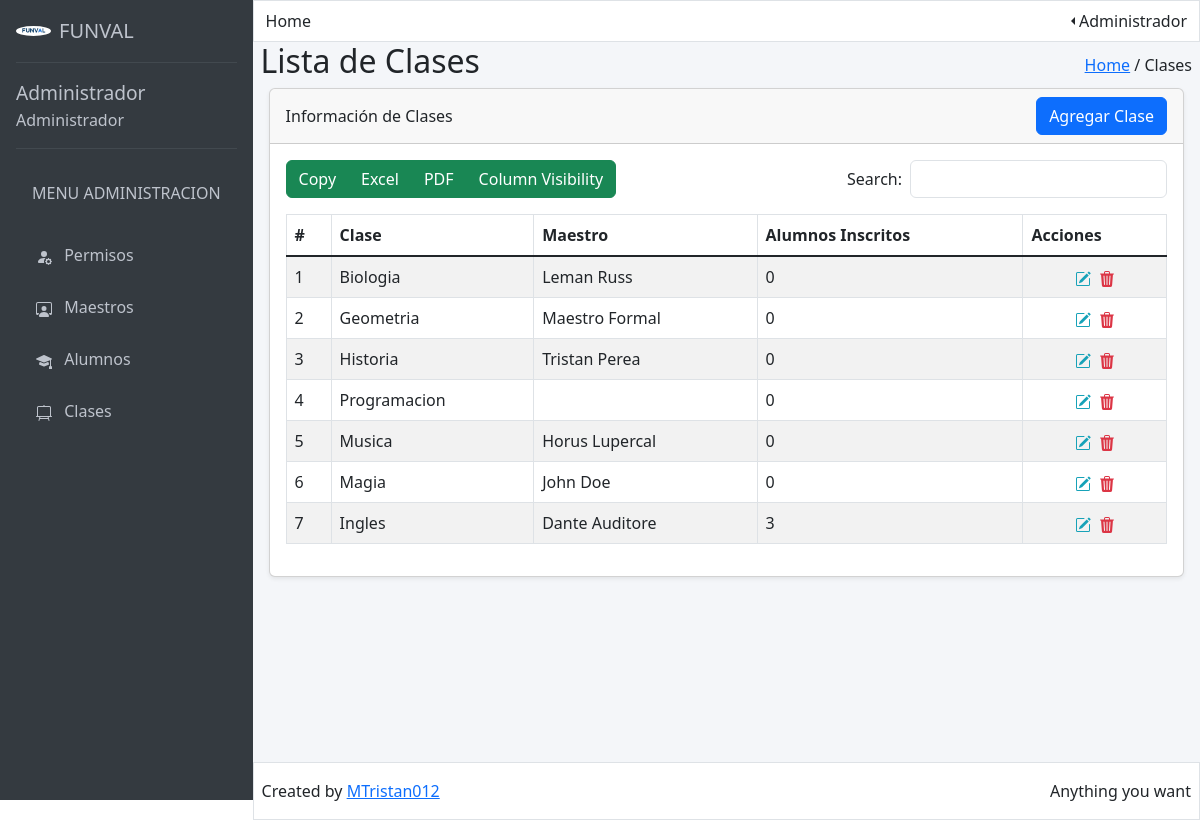
The app's page /views/adminClases.view.php (signed in) with its own data.
### tables this page shows
CREATE TABLE `universitycursos` (
  `id` int(200) NOT NULL,
  `clase` varchar(200) NOT NULL,
  `maestro` varchar(200) DEFAULT NULL,
  `alumnos` int(200) DEFAULT NULL
);

### sources/srcAdminCursos.php (the view, shortened to what this page needs)
<?php
$servername = "127.0.0.1";
$username = "root";
$password = "";
$dbname = "proyecto";
$conn = mysqli_connect($servername, $username, $password, $dbname);
$conn->set_charset("utf8");
$sql = "SELECT * FROM `proyecto`.`universitycursos`;";
$result = mysqli_query($conn, $sql);
?>
<div class="d-flex justify-content-between">
    <div class="btn-group" role="group" aria-label="Basic example">
        <button type="button" class="btn btn-success">Copy</button>
        <button type="button" class="btn btn-success">Excel</button>
        <button type="button" class="btn btn-success">PDF</button>
        <button type="button" class="btn btn-success">Column Visibility</button>
    </div>
    <div>
        <div class="form d-flex">
            <p class="my-auto me-2">Search: </p>
            <input class="form-control" id="floatingTextarea2" style="box-shadow: none;"></input>
        </div>
    </div>
</div>
<div class="mt-3">
    <table class="table table-striped table-bordered">
        <thead>
            <tr>
                <th scope="col">#</th>
                <th scope="col">Clase</th>
                <th scope="col">Maestro</th>
                <th scope="col">Alumnos Inscritos</th>
                <th scope="col">Acciones</th>
            </tr>
        </thead>
        <tbody class="table-group-divider">
            <?php
            $x = 1;
            while ($row = mysqli_fetch_assoc($result)) {
                $clase = $row["clase"];
                $id = $row["id"];
            ?>
                <tr>
                    <td>
                        <?php
                        echo $x;
                        $x++;
                        ?>
                    </td>
                    <td>
                        <?php
                        echo $row["clase"];
                        ?>
                    </td>
                    <td>
                        <?php
                        echo $row["maestro"];
                        ?>
                    </td>
                    <td>
                        <?php
                        $cantidadIns = "SELECT COUNT(*) FROM universityinscriptions WHERE nombreClase = '$clase' ;";
                        $result3 = mysqli_query($conn, $cantidadIns);
                        if ($result3) {
                            $fila = mysqli_fetch_array($result3);
                            $cantidad = $fila[0];
                            echo $cantidad;
                        } else {
                            echo "Error en la consulta: " . mysqli_error($conn);
                        }
                        ?>
                    </td>
                    <td>
                        <div class="d-flex justify-content-center">
                            <a type="button" class="btn-link" style="color: #17a2b8" data-bs-toggle="modal" data-bs-target="#adminCursoModal<?php echo $id; ?>">
                            </a>
                            <a type="button" class="btn-link ms-2" style="color: #dc3545" data-bs-toggle="modal" data-bs-target="#adminCursoModalDelete<?php echo $id; ?>">
                            </a>
                        </div>
                    </td>
                </tr>
            <?php
            }
            ?>
        </tbody>
    </table>
</div>

### records on screen
universitycursos: clase "Biologia", maestro "Leman Russ", cantidad "0"
universitycursos: clase "Geometria", maestro "Maestro Formal", cantidad "0"
universitycursos: clase "Historia", maestro "Tristan Perea", cantidad "0"
universitycursos: clase "Programacion", cantidad "0"
universitycursos: clase "Musica", maestro "Horus Lupercal", cantidad "0"
universitycursos: clase "Magia", maestro "John Doe", cantidad "0"
universitycursos: clase "Ingles", maestro "Dante Auditore", cantidad "3"

### other values on screen
$_SESSION['nombre'] "Administrador"
